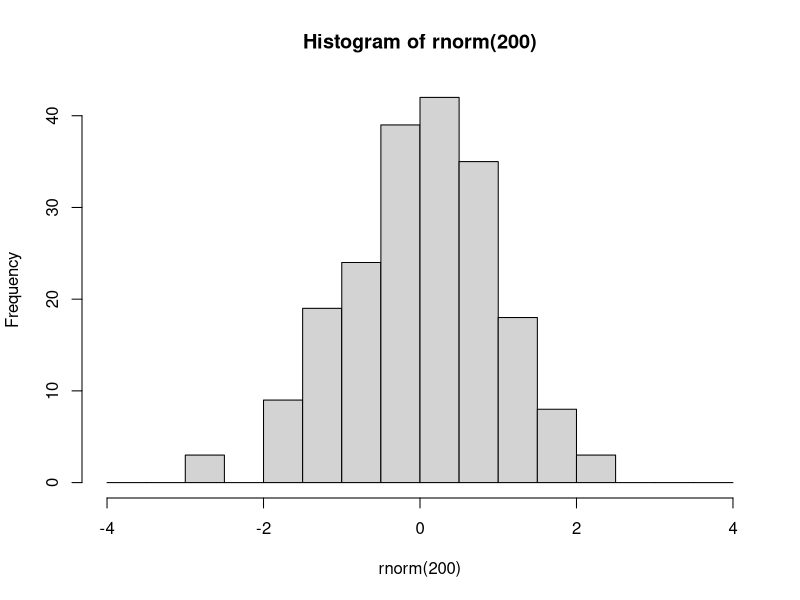
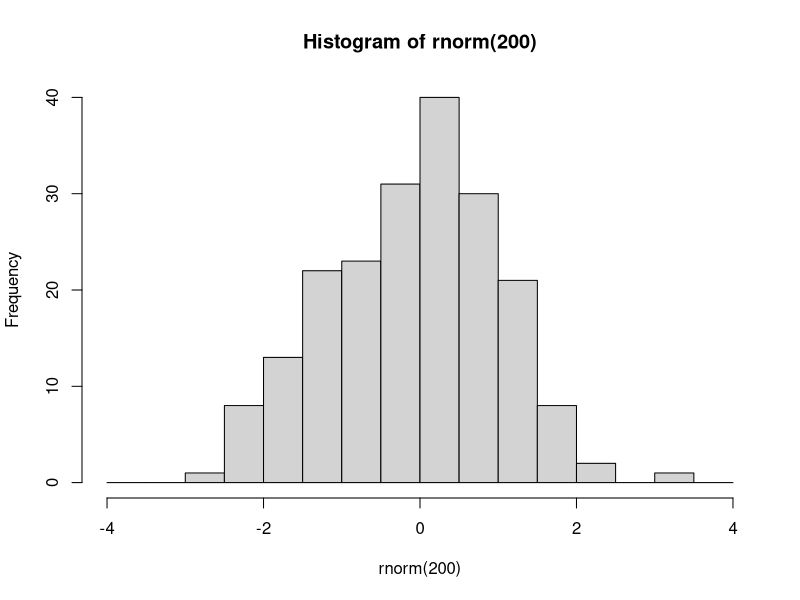

The R script that drew these images, in order: (Note: this script raises an error after producing the figures.)
###################################
###################################
########                   ########
########   Data Science 1  ########
########       Lab 7       ######## 
########  10th Dec. 2024   ########
########                   ########
###################################
###################################

## Welcome to lab #4. Today we will start with an introduction to the tidyverse,
# Then you will write your own lm() function, and finally a couple of exercises



#####################
####    Pipes    ####
#####################

# The pipe operator looks like this: |>
# It signifies: take the element on the left and use it as the first argument in the function on the right

# Example
hist(rnorm(200), breaks=seq(-4,4,0.5))
# is equivalent to

rnorm(200) |> hist(breaks=seq(-4,4,0.5))

# The purpose of the pipe is mostly aesthetic, in particular to avoid large numbers of parentheses when something needs to be transformed using multiple functions:



### 1.1 Rewrite the following expression using pipes:
set.seed(123)
round(sqrt(log(runif(10,1,10))),2)
runif(10,1,10) |> log() |>sqrt() |>round(2)

# Pipes were initially created in a package called magrittr, part of the 'tidyverse' group of packages


########################
####    Packages    ####
########################

# Packages are essentially environments full of functions and/or objects which aren't loaded into R by default, but must be first installed (generally from a repository called CRAN), and then loaded

# Here we will install tidyverse, which is not one but a series of packages written by the same group of people, which share a number of syntactical features

install.packages('tidyverse')

# After you have installed tidyverse into your packages, you must also load it into your environment

library(tidyverse)

# You will only have to install a package once. However, every time you start fresh in a new R environment, you will have to load the packages you need again.

#########################
####    TIDYVERSE    ####
#########################

# The tidyverse encompasses a very large number of packages, and is fairly powerful (in that you can do a lot using tidyverse packages)
# However, you DO NOT need to use tidyverse exclusively! I mostly don't use it, for example, preferring to stick to base R except for a few functionalities.

# Downsides of tidyverse include: unique syntax which is very different from other programming languages such as python
# 'Black box' functions that have specific purposes that must be remembered, as opposed to more general-purpose functions in base R
# Often actually more verbose than base R (ie. requires more lines of code to do the same thing)
# Using tidyverse is a matter of preference!

# The pipe operator was originally introduced in the tidyverse package magrittr. 
# The tidyverse pipe operator looks like this: %>%

set.seed(123)
runif(10,1,10) %>% 
  log() %>%
  sqrt() %>%
  round(2)

# In this class we will look at 2 important tidyverse packages.
# Today we will look at dplyr, which is used to manipulate and transform data.
# Next week we will learn ggplot2, which is used for plotting and data visualisation

#####################
####    dplyr    ####
#####################

# The philosophy behind dplyr is that every data transformation can be done using a function, and multiple transformations can be done by piping an object through multiple functions
# For example, in dplyr we no longer use indexing.
# Instead we use the functions 'select', to choose specific columns in a data frame, and 'filter', to choose specific rows.

data(mtcars)

# so instead of:
mtcars[mtcars$cyl == 6, 1:5]
# we would write:
mtcars %>%
  filter(cyl==6) %>%
  select(1:5)
mtcars
### 2.1
# using select() and filter(), create a new database of cars that are over 4000 lbs in weight, retaining only the wt and mpg columns. Save this database to an object called 'df'.
df <- mtcars %>% filter( wt > 4) %>% select(1,6)
df
# After you have selected the rows and columns you are interested in, you can 
# change the order of the rows using arrange

df %>% arrange(wt)

df %>% arrange(desc(wt))


# To change variables, we can use mutate()
df <- df %>% mutate(wt_kg=wt*453.592,
                    km_per_l = mpg*1.60934/3.78541)
df
# And we can use ifelse() within mutate()
mtcars <- mtcars %>%
            mutate(wt_class = ifelse(wt>=4, 'Oversized','Standard'))
mtcars
# We can even do a sultiple ifelse statment using case_when()
mtcars <- mtcars %>%
            mutate(
              efficiency = case_when(
                mpg<=15 ~ 'low',
                mpg>15 & mpg<=20 ~ 'medium',
                mpg>20 ~ 'high'
                ))

# Next, summarise (or summarize) is a useful function which collapses a dataframe into a single row and can calculate summary statistics, eg:

mtcars %>% 
  summarise(
    mean_wt = mean(wt),
    sd_wt = sd(wt),
    n = length(mpg)
  )

# We can also use summarise to collapse a data frame not into one single row, but into as many rows as we have groups of interest. 
# To do this, first we need to use group_by()

mtcars %>% group_by(efficiency)
mtcars
# You'll notice that this automatically changes the data frame into a new kind of object, called a tibble.
# Tibbles are basically tidyverse dataframes, that display information slightly differently, and are a bit more particular about certain things like not wanting empty cells.
# Tibbles can also be grouped, which allows for further operations down the line
# For example:

mtcars %>% 
  group_by(efficiency) %>%
  summarise(
    wt_kg=mean(wt),
    n=length(hp)
  ) %>%
  arrange(
    c('high','medium','low')
  )

# You can group by multiple variables

mtcars %>% 
  group_by(efficiency,cyl) %>%
  summarise(
    wt_kg=mean(wt),
    n=length(hp)
  )

# After grouping a tibble, remember to ungroup it later using ungroup(), or you may have issues down the line.
?ungroup()
# 3.1
data(iris)
# using the dplyr functions do the following:
# create a new column called Petal.Area which is the product of the petal width and petal length columns.
# For each of the different species of iris, present the mean and standard deviation for the sepal length, sepal width, and petal area, as well as the number of samples (n)
# Order this database in decreasing order of average petal length.
iris <- iris %>% mutate(Petal.Area= Petal.Width * Petal.Length)
iris %>% group_by(Species) %>% summarise(mean_sep_leg = mean(Sepal.Length),sd_sep_leg=sd(Sepal.Length),mean_sep_wit = mean(Sepal.Width),sd_sep_wit = sd(Sepal.Width),mean_pet_ar = mean(Petal.Area),sd_petal_area = sd(Petal.Area), n = n() )
iris %>% arrange(desc(Petal.Length))
#######################################################
####    Code your own lm and predict functions!    ####
#######################################################

### 4.1 lm()

# Here I will walk you through the steps needed to write these functions. Follow along with the slides from this week's and last week's lectures - they contain all of the maths and some of the code that you need!

# At each step of the way, you should save each new element you calculate into a new object.

# Your lm function should take as input a y variable, and one or more x variables which should be inputted as a matrix or dataframe with one variable per column. 
my.lm <- function(y,x){

# Start by saving the sample size (n). You will need it later for calculating degrees of freedom for the test statistics and sampling distributions.
  n <- length(y)
# Next create the X matrix using as.matrix. Don't forget to add the column of 1s!
  x <- cbind(1,as.matrix(x))
# use the y input and your newly constructed x matrix to calculate the parameter estimates (or coefficients). 
# Hint: see lab 6, and remember that t() gives the transpose of a matrix and solve() gives its inverse
  b <- solve((t(x)%*%x)) %*% t(x)%*%y
# Next, using these calculated coefficients, calculate all of the predicted values, y_hat, for each of the values of x (each of the rows of the X matrix). 
# Hint: look at the formula for the linear model - and remember we are multiplying matrices!
  y_hat <- x %*% b
# Next, calculate the residuals (actual values of y minus the predicted values y_hat)
  e <- y - y_hat
# Next calculate the estimate of the residual standard error, s. Careful about the denominator here: check how many degrees of freedom you have!
  s <- sqrt(sum(e^2)/(n-ncol(x)))
# Using s, calculate the variance covariance matrix of the coefficients.
  vcov_coef <- s^2 * (solve(t(x)%*%x))
# from this covariance matrix, extract the standard errors of the coefficients
  se_coef <- sqrt(diag(vcov_coef))
# use these standard errors to calculate the t-values for each of the coefficients
  t_vals <- b / se_coef
# And use these t-values to calculate p-values.
  p <- pt(-abs(t_vals),df=n-ncol(x))*2
# Next, calculate the R2 value
  RSS <- sum(e^2)
  TSS <- sum((y-mean(y))^2)
  r2 <- 1-(RSS/TSS)
# Bonus points if you want to look up how to calculate adjusted R2
  adj_r2 <- 1-((1-r2)*(n-1)/(n-ncol(x)-1))
# Next, calculate the F-statistic and the p-value for the model.
  f_stat <- ((TSS - RSS) / (ncol(x) - 1)) / (RSS / (n - ncol(x)))
  model_p <- 1-pf(f_stat, df1 = ncol(x) - 1, df2 = n - ncol(x))
  
# Finally, put all of these elements into a list, and have your function return that list. 
  return(list(n=n,
              coefficients = b,
              residuals = e,
              s = s,
              vcov = vcov_coef,
              se = se_coef,
              t_values = t_vals,
              p_values = p,
              r2 = r2,
              adj_r2 = adj_r2,
              F_statistic = f_stat,
              model_p_value = model_p))
}

# compare your function against the built-in R function in R.

my.lm(y=mtcars$mpg,x=mtcars[,c('wt','cyl')])
model <- lm(mpg ~ wt + cyl, data = mtcars)
summary(model)
### 4.2 predict()
# This will be much shorter. Create a new function that takes as input the output from your first function, along with a new_data object that has as many columns as there are predictor variables in the model output, and a confidence interval size

my.predict <- function(model_output, new_data, ci_level = 0.97) {
  
  # Extract coefficients from your my.lm output
  coef = model_output$coefficients

  # Add a column of 1s to the new_data
  new_data = cbind(1,as.matrix(new_data))

  # generate the predicted values of y from the new_data object based on the coefficients from the model
  # Again, remember the formula for the linear model!
  y_hat = new_data %*% coef

#for each of these predicted values, calculate a confidence interval
  # first calculate the critical levels of the t-distribution using the ci_level and the degrees of freedom
  area_in_tails=(1-ci_level)/2
  t_lower = qt(area_in_tails)
  t_upper = qt(area_in_tails,lower.tail = F)

  # next, for each row of the new_data object, calculate the standard error of the predicted value
  # Check the slides, and remember that 𝒗𝒄𝒐𝒗(𝒃) was saved as "vcov" in the model output
 sy = sqrt(apply(new_data,1,function(.)t(.)%*%model_output$vcov%*%.))
  
  # next, calculate the upper and lower confidence boundaries for each prediction using the critical t-levels and the previously calculated standard error
 ci_lower = sy*t_lower
 ci_upper = sy * t_upper

  # finally, put these confidence intervals into a dataframe
 ci = data.frame(ci_lower,ci_upper)
 colnames(ci) = paste0(ci_level,'%_',c('lower','upper'))
 df = cbind(y_hat = y_hat,ci)
 return(df)
}


### 4.3
# Use your functions to run the following model
model <- my.lm(y=mtcars$mpg,x=mtcars[,c("wt","cyl")])
my.predict(model,new_data = data.frame(wt=3.5,cyl=4),ci_level =0.99)
# mtcars$mpg ~ mtcars$wt + mtcars$cyl


# Then plot predicted marginal effect of weight for a car with 4 cylynders. Add 96% confidence intervals to the graph.
# Hint: For this, in your "newdata" object, add a column of 4s for the number of cylinders

# Compare this graph to the graph from the lecture.


# What do you conclude?

